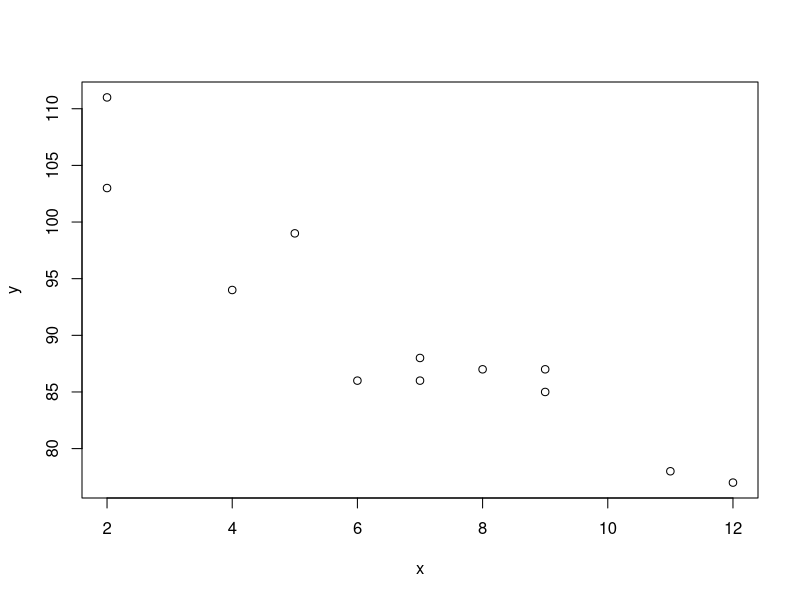
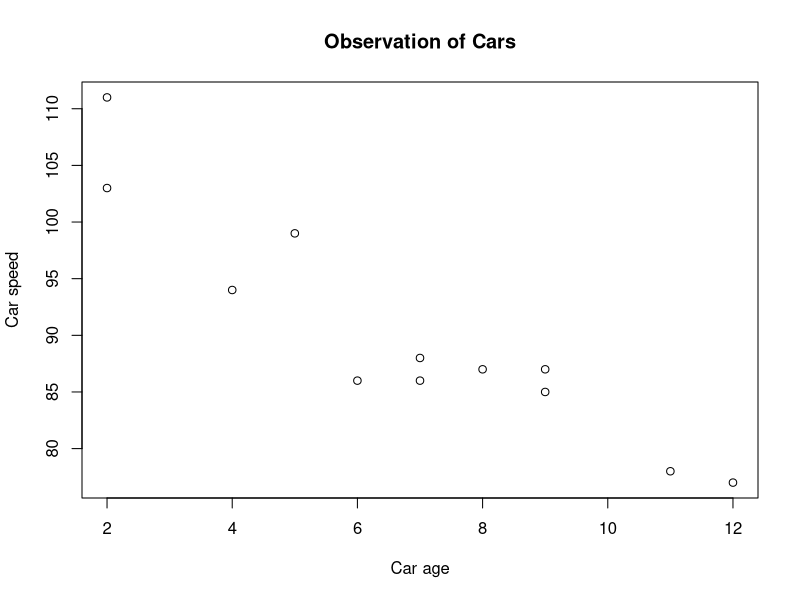
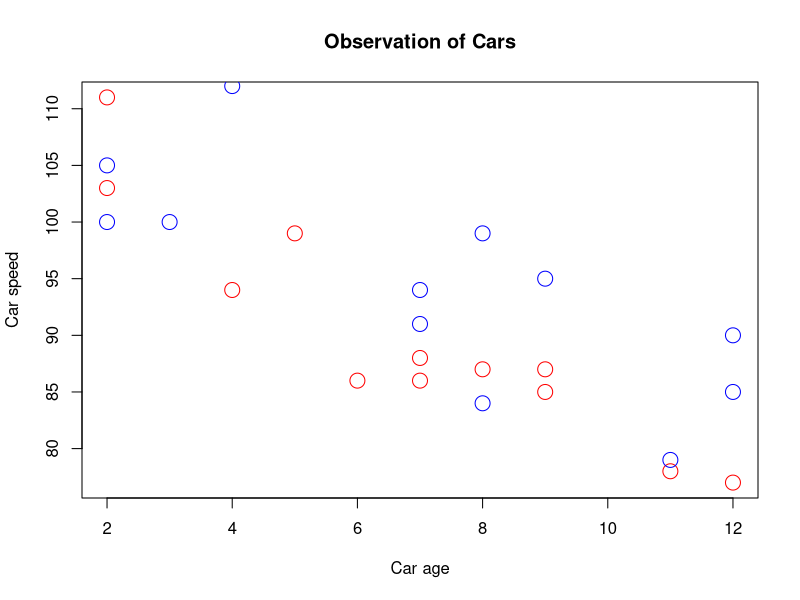

The R source for these figures, in order:
x <- c(5,7,8,7,2,2,9,4,11,12,9,6)
y <- c(99,86,87,88,111,103,87,94,78,77,85,86)

plot(x, y)


x <- c(5,7,8,7,2,2,9,4,11,12,9,6)
y <- c(99,86,87,88,111,103,87,94,78,77,85,86)

plot(x, y, main="Observation of Cars", xlab="Car age", ylab="Car speed")

# day one, the age and speed of 12 cars:
x1 <- c(5,7,8,7,2,2,9,4,11,12,9,6)
y1 <- c(99,86,87,88,111,103,87,94,78,77,85,86)

# day two, the age and speed of 15 cars:
x2 <- c(2,2,8,1,15,8,12,9,7,3,11,4,7,14,12)
y2 <- c(100,105,84,105,90,99,90,95,94,100,79,112,91,80,85)

plot(x1, y1, main="Observation of Cars", xlab="Car age", ylab="Car speed", col="red", cex=2)
points(x2, y2, col="blue", cex=2)